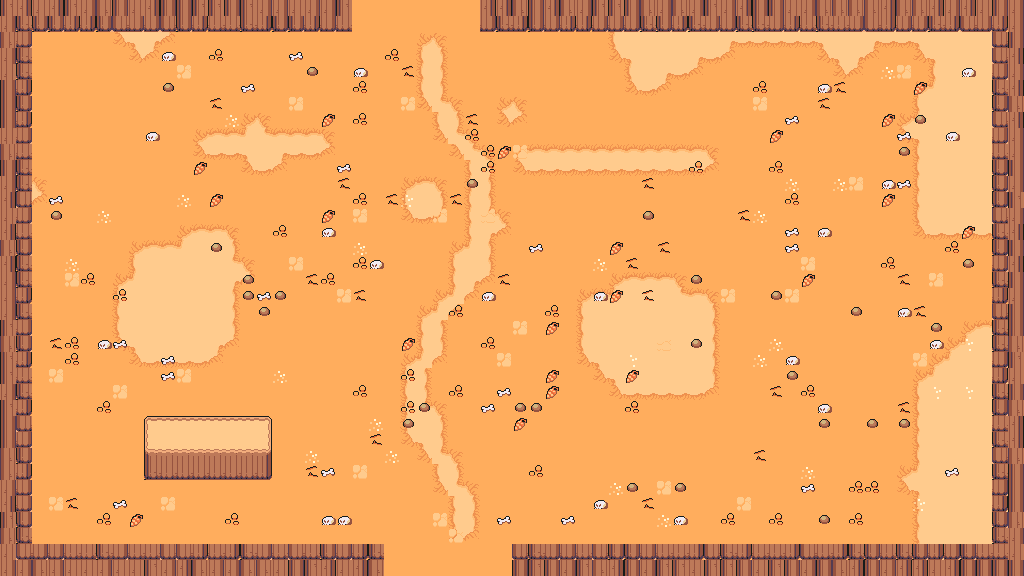

The image is a tile-based game level rendered from a .tmx file. Its description and source (layers, tilesets, objects; grid data summarised) follow:
An orthogonal 64x36 tile map with 16x16 px tiles, 7 tile layers (floor, ground, path, decor, ...), 5 tilesets and 45 objects (26x prop, 9x spawn, 7x obstacle, 2x door, playerStart).

<map version="1.10" tiledversion="1.11.0" orientation="orthogonal" renderorder="right-down" width="64" height="36" tilewidth="16" tileheight="16" infinite="0" nextlayerid="9" nextobjectid="46">
 <properties>
    <property name="chapter" type="int" value="4" />
    <property name="room" type="int" value="12" />
    <property name="isBossRoom" type="bool" value="false" />
 </properties>
 <tileset firstgid="1" source="desert.tsx" />
 <tileset firstgid="241" source="camp.tsx" />
 <tileset firstgid="448" source="floordetail.tsx" />
 <tileset firstgid="528" source="relief.tsx" />
 <tileset firstgid="768" source="tilefloor.tsx" />
 <layer id="1" name="floor" width="64" height="36">
  <data>[2304 cells, 2304 non-empty, 1 distinct tile ids]</data>
 </layer>
 <layer id="2" name="ground" width="64" height="36">
  <data>[2304 cells, 491 non-empty, 13 distinct tile ids]</data>
 </layer>
 <layer id="3" name="path" width="64" height="36">
  <data>[2304 cells, 106 non-empty, 13 distinct tile ids]</data>
 </layer>
 <layer id="4" name="decor" width="64" height="36">
  <data>[2304 cells, 213 non-empty, 8 distinct tile ids]</data>
 </layer>
 <layer id="5" name="border-back" width="64" height="36">
  <data>[2304 cells, 352 non-empty, 12 distinct tile ids]</data>
 </layer>
 <layer id="6" name="border-mid" width="64" height="36">
  <data>[2304 cells, 0 non-empty, 0 distinct tile ids]</data>
 </layer>
 <layer id="7" name="border-front" width="64" height="36">
  <data>[2304 cells, 32 non-empty, 12 distinct tile ids]</data>
 </layer>
 <objectgroup id="8" name="objects">
  <object id="1" name="playerStart" x="448" y="352"><point /></object>
  <object id="2" name="spawn" x="560" y="464">
   <properties>
    <property name="role" value="caster" />
    <property name="wave" type="int" value="1" />
    <property name="elite" type="bool" value="false" />
   </properties>
  <point /></object>
  <object id="3" name="spawn" x="304" y="400">
   <properties>
    <property name="role" value="chaser" />
    <property name="wave" type="int" value="1" />
    <property name="elite" type="bool" value="false" />
   </properties>
  <point /></object>
  <object id="4" name="spawn" x="464" y="232">
   <properties>
    <property name="role" value="tank" />
    <property name="wave" type="int" value="2" />
    <property name="elite" type="bool" value="false" />
   </properties>
  <point /></object>
  <object id="5" name="spawn" x="560" y="264">
   <properties>
    <property name="role" value="chaser" />
    <property name="wave" type="int" value="2" />
    <property name="elite" type="bool" value="false" />
   </properties>
  <point /></object>
  <object id="6" name="spawn" x="576" y="408">
   <properties>
    <property name="role" value="splitter" />
    <property name="wave" type="int" value="2" />
    <property name="elite" type="bool" value="false" />
   </properties>
  <point /></object>
  <object id="7" name="spawn" x="272" y="328">
   <properties>
    <property name="role" value="caster" />
    <property name="wave" type="int" value="3" />
    <property name="elite" type="bool" value="false" />
   </properties>
  <point /></object>
  <object id="8" name="spawn" x="408" y="240">
   <properties>
    <property name="role" value="tank" />
    <property name="wave" type="int" value="3" />
    <property name="elite" type="bool" value="false" />
   </properties>
  <point /></object>
  <object id="9" name="spawn" x="608" y="440">
   <properties>
    <property name="role" value="caster" />
    <property name="wave" type="int" value="3" />
    <property name="elite" type="bool" value="true" />
   </properties>
  <point /></object>
  <object id="10" name="spawn" x="592" y="344">
   <properties>
    <property name="role" value="sniper" />
    <property name="wave" type="int" value="3" />
    <property name="elite" type="bool" value="false" />
   </properties>
  <point /></object>
  <object id="11" name="door" x="448" y="568"><point /></object>
  <object id="12" name="door" x="424" y="8"><point /></object>
  <object id="13" name="obstacle" x="0" y="544" width="384" height="32">
   <properties>
    <property name="kind" value="edge" />
   </properties>
  </object>
  <object id="14" name="obstacle" x="512" y="544" width="512" height="32">
   <properties>
    <property name="kind" value="edge" />
   </properties>
  </object>
  <object id="15" name="obstacle" x="0" y="0" width="352" height="32">
   <properties>
    <property name="kind" value="edge" />
   </properties>
  </object>
  <object id="16" name="obstacle" x="480" y="0" width="544" height="32">
   <properties>
    <property name="kind" value="edge" />
   </properties>
  </object>
  <object id="17" name="obstacle" x="0" y="32" width="32" height="512">
   <properties>
    <property name="kind" value="edge" />
   </properties>
  </object>
  <object id="18" name="obstacle" x="992" y="32" width="32" height="512">
   <properties>
    <property name="kind" value="edge" />
   </properties>
  </object>
  <object id="19" name="obstacle" x="144" y="416" width="128" height="64">
   <properties>
    <property name="kind" value="edge" />
   </properties>
  </object>
  <object id="20" name="prop" x="512" y="80" width="48" height="48">
   <properties>
    <property name="key" value="camp-tent-open" />
   </properties>
  </object>
  <object id="21" name="prop" x="576" y="48" width="46" height="80">
   <properties>
    <property name="key" value="desert-tower" />
   </properties>
  </object>
  <object id="22" name="prop" x="640" y="80" width="48" height="48">
   <properties>
    <property name="key" value="camp-tent" />
   </properties>
  </object>
  <object id="23" name="prop" x="512" y="176" width="48" height="48">
   <properties>
    <property name="key" value="desert-wall-segment" />
   </properties>
  </object>
  <object id="24" name="prop" x="560" y="176" width="48" height="48">
   <properties>
    <property name="key" value="desert-wall-segment" />
   </properties>
  </object>
  <object id="25" name="prop" x="512" y="48" width="32" height="16">
   <properties>
    <property name="key" value="camp-table" />
   </properties>
  </object>
  <object id="26" name="prop" x="720" y="112" width="16" height="30">
   <properties>
    <property name="key" value="camp-signpost" />
   </properties>
  </object>
  <object id="27" name="prop" x="448" y="64" width="28" height="26">
   <properties>
    <property name="key" value="camp-well" />
   </properties>
  </object>
  <object id="28" name="prop" x="656" y="32" width="48" height="48">
   <properties>
    <property name="key" value="desert-wall-segment" />
   </properties>
  </object>
  <object id="29" name="prop" x="208" y="336" width="32" height="32">
   <properties>
    <property name="key" value="rock-sandstone" />
   </properties>
  </object>
  <object id="30" name="prop" x="58" y="140" width="32" height="31">
   <properties>
    <property name="key" value="desert-tree-scrub" />
   </properties>
  </object>
  <object id="31" name="prop" x="280" y="152" width="32" height="32">
   <properties>
    <property name="key" value="tree-dead" />
   </properties>
  </object>
  <object id="32" name="prop" x="128" y="176" width="16" height="15">
   <properties>
    <property name="key" value="desert-bush-dry" />
   </properties>
  </object>
  <object id="33" name="prop" x="400" y="128" width="16" height="16">
   <properties>
    <property name="key" value="desert-shell" />
   </properties>
  </object>
  <object id="34" name="prop" x="80" y="80" width="16" height="15">
   <properties>
    <property name="key" value="desert-bush-dry" />
   </properties>
  </object>
  <object id="35" name="prop" x="128" y="224" width="16" height="16">
   <properties>
    <property name="key" value="desert-shell" />
   </properties>
  </object>
  </objectgroup>
</map>
<!-- 10 of 45 objects omitted -->
